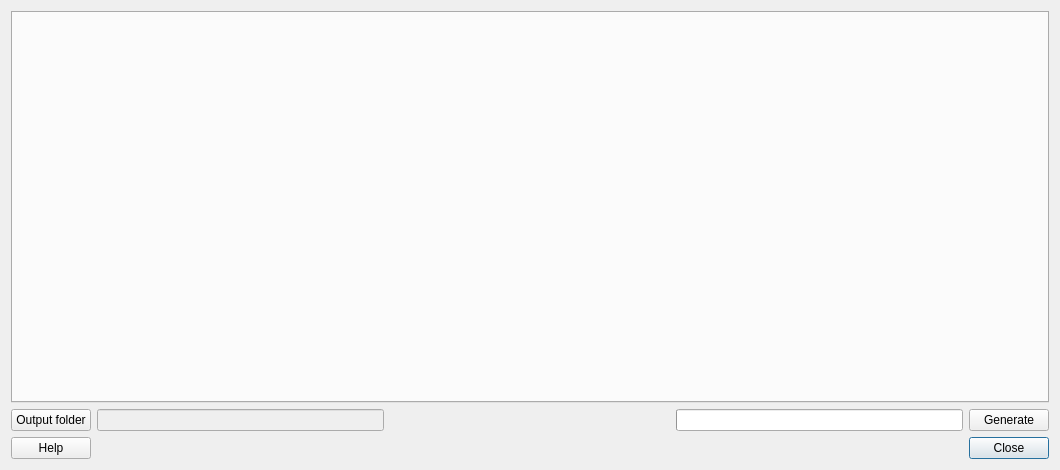
<?xml version="1.0" encoding="UTF-8"?>
<ui version="4.0">
 <class>SuewsPrepareDialogBase</class>
 <widget class="QDialog" name="SuewsPrepareDialogBase">
  <property name="windowModality">
   <enum>Qt::NonModal</enum>
  </property>
  <property name="geometry">
   <rect>
    <x>0</x>
    <y>0</y>
    <width>1060</width>
    <height>470</height>
   </rect>
  </property>
  <property name="windowTitle">
   <string>Suews Prepare</string>
  </property>
  <layout class="QVBoxLayout" name="verticalLayout">
   <item>
    <widget class="QTabWidget" name="tabWidget">
     <property name="tabPosition">
      <enum>QTabWidget::North</enum>
     </property>
     <property name="tabShape">
      <enum>QTabWidget::Rounded</enum>
     </property>
     <property name="currentIndex">
      <number>-1</number>
     </property>
     <property name="elideMode">
      <enum>Qt::ElideNone</enum>
     </property>
    </widget>
   </item>
   <item>
    <layout class="QGridLayout" name="gridLayout_2">
     <item row="0" column="3">
      <widget class="QProgressBar" name="progressBar">
       <property name="value">
        <number>0</number>
       </property>
       <property name="alignment">
        <set>Qt::AlignCenter</set>
       </property>
       <property name="format">
        <string/>
       </property>
      </widget>
     </item>
     <item row="2" column="6">
      <widget class="QPushButton" name="closeButton">
       <property name="enabled">
        <bool>true</bool>
       </property>
       <property name="text">
        <string>Close</string>
       </property>
      </widget>
     </item>
     <item row="2" column="0">
      <widget class="QPushButton" name="helpButton">
       <property name="text">
        <string>Help</string>
       </property>
      </widget>
     </item>
     <item row="0" column="6">
      <widget class="QPushButton" name="runButton">
       <property name="enabled">
        <bool>true</bool>
       </property>
       <property name="text">
        <string>Generate</string>
       </property>
      </widget>
     </item>
     <item row="0" column="2">
      <spacer name="horizontalSpacer_3">
       <property name="orientation">
        <enum>Qt::Horizontal</enum>
       </property>
       <property name="sizeHint" stdset="0">
        <size>
         <width>40</width>
         <height>20</height>
        </size>
       </property>
      </spacer>
     </item>
     <item row="2" column="2">
      <spacer name="horizontalSpacer">
       <property name="orientation">
        <enum>Qt::Horizontal</enum>
       </property>
       <property name="sizeHint" stdset="0">
        <size>
         <width>40</width>
         <height>20</height>
        </size>
       </property>
      </spacer>
     </item>
     <item row="0" column="1">
      <widget class="QLineEdit" name="textOutput">
       <property name="enabled">
        <bool>false</bool>
       </property>
      </widget>
     </item>
     <item row="0" column="0">
      <widget class="QPushButton" name="outputButton">
       <property name="text">
        <string>Output folder</string>
       </property>
      </widget>
     </item>
    </layout>
   </item>
  </layout>
 </widget>
 <resources/>
 <connections>
  <connection>
   <sender>closeButton</sender>
   <signal>clicked()</signal>
   <receiver>SuewsPrepareDialogBase</receiver>
   <slot>reject()</slot>
   <hints>
    <hint type="sourcelabel">
     <x>935</x>
     <y>650</y>
    </hint>
    <hint type="destinationlabel">
     <x>988</x>
     <y>533</y>
    </hint>
   </hints>
  </connection>
 </connections>
</ui>
